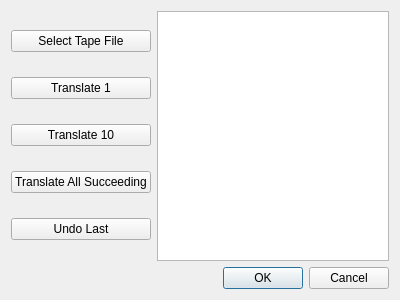
<?xml version="1.0" encoding="UTF-8"?>
<ui version="4.0">
 <class>tapeDialog</class>
 <widget class="QDialog" name="tapeDialog">
  <property name="geometry">
   <rect>
    <x>0</x>
    <y>0</y>
    <width>400</width>
    <height>300</height>
   </rect>
  </property>
  <property name="windowTitle">
   <string>Dialog</string>
  </property>
  <layout class="QVBoxLayout" name="verticalLayout">
   <item>
    <layout class="QHBoxLayout" name="horizontalLayout">
     <item>
      <layout class="QVBoxLayout" name="verticalLayout_2">
       <item>
        <widget class="QPushButton" name="select_tape">
         <property name="text">
          <string>Select Tape File</string>
         </property>
        </widget>
       </item>
       <item>
        <widget class="QPushButton" name="translate">
         <property name="text">
          <string>Translate 1</string>
         </property>
        </widget>
       </item>
       <item>
        <widget class="QPushButton" name="translate_ten">
         <property name="text">
          <string>Translate 10</string>
         </property>
        </widget>
       </item>
       <item>
        <widget class="QPushButton" name="translate_all">
         <property name="text">
          <string>Translate All Succeeding</string>
         </property>
        </widget>
       </item>
       <item>
        <widget class="QPushButton" name="undo_last">
         <property name="text">
          <string>Undo Last</string>
         </property>
        </widget>
       </item>
      </layout>
     </item>
     <item>
      <widget class="QListView" name="tape_view">
       <property name="editTriggers">
        <set>QAbstractItemView::EditTrigger::NoEditTriggers</set>
       </property>
       <property name="showDropIndicator" stdset="0">
        <bool>false</bool>
       </property>
      </widget>
     </item>
    </layout>
   </item>
   <item>
    <widget class="QDialogButtonBox" name="buttonBox">
     <property name="orientation">
      <enum>Qt::Orientation::Horizontal</enum>
     </property>
     <property name="standardButtons">
      <set>QDialogButtonBox::StandardButton::Cancel|QDialogButtonBox::StandardButton::Ok</set>
     </property>
    </widget>
   </item>
  </layout>
 </widget>
 <resources/>
 <connections>
  <connection>
   <sender>buttonBox</sender>
   <signal>accepted()</signal>
   <receiver>tapeDialog</receiver>
   <slot>accept()</slot>
   <hints>
    <hint type="sourcelabel">
     <x>248</x>
     <y>254</y>
    </hint>
    <hint type="destinationlabel">
     <x>157</x>
     <y>274</y>
    </hint>
   </hints>
  </connection>
  <connection>
   <sender>buttonBox</sender>
   <signal>rejected()</signal>
   <receiver>tapeDialog</receiver>
   <slot>reject()</slot>
   <hints>
    <hint type="sourcelabel">
     <x>316</x>
     <y>260</y>
    </hint>
    <hint type="destinationlabel">
     <x>286</x>
     <y>274</y>
    </hint>
   </hints>
  </connection>
 </connections>
</ui>
